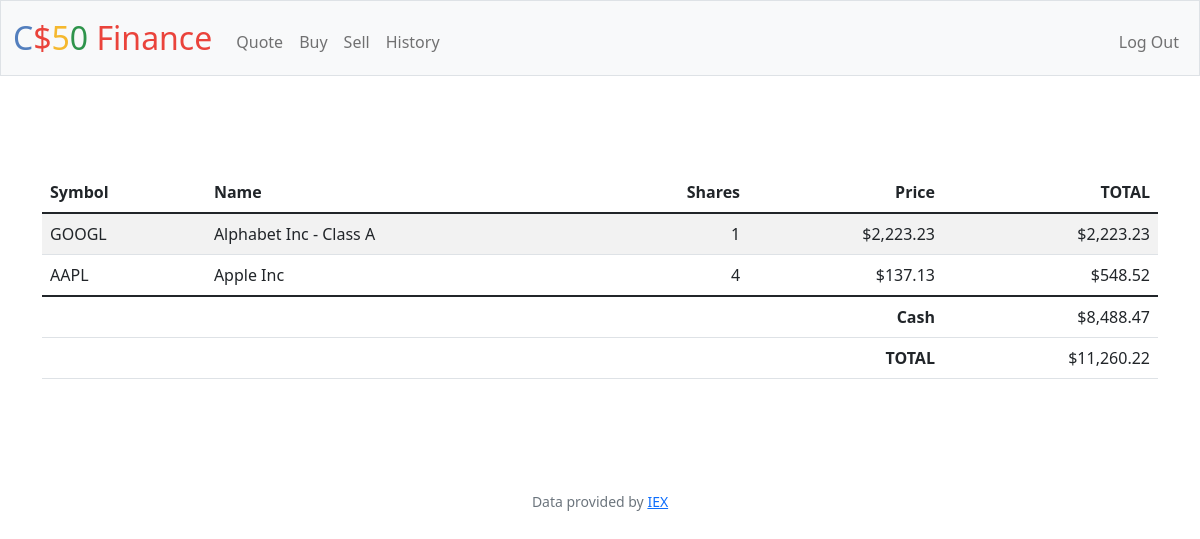
The page / (signed in) on the database its author committed.
### tables this page shows
CREATE TABLE stocks(
    id INTEGER PRIMARY KEY AUTOINCREMENT NOT NULL,
    person_id INTEGER NOT NULL,
    symbol TEXT NOT NULL UNIQUE,
    name TEXT NOT NULL,
    shares INTEGER NOT NULL,
    price NUMERIC NOT NULL,
    total_amount NUMERIC NOT NULL,
    FOREIGN KEY (person_id) REFERENCES users(id)
);

### app.py (the view)
@app.route("/")
@login_required
def index():
    stocks = db.execute(
        'SELECT stocks.symbol, stocks.name, stocks.shares, stocks.price, stocks.total_amount FROM stocks LEFT JOIN users ON stocks.person_id = users.id WHERE person_id = ?', session["user_id"])
    cash = db.execute('SELECT cash FROM users WHERE id = ?', session["user_id"])
    total = cash[0]['cash']
    for stock in stocks:
        total += stock['total_amount']
        stock['price'] = usd(stock['price'])
        stock['total_amount'] = usd(stock['total_amount'])
    formatted_cash = usd(cash[0]['cash'])
    formatted_total = usd(total)
    return render_template('index.html', stocks=stocks, cash=formatted_cash, total=formatted_total)

### app.py (called while the page is built)
@app.after_request
def after_request(response):
    response.headers["Cache-Control"] = "no-cache, no-store, must-revalidate"
    response.headers["Expires"] = 0
    response.headers["Pragma"] = "no-cache"
    return response

### helpers.py (called while the page is built)
def login_required(f):
    @wraps(f)
    def decorated_function(*args, **kwargs):
        if session.get("user_id") is None:
            return redirect("/login")
        return f(*args, **kwargs)
    return decorated_function

def usd(value):
    return f"${value:,.2f}"

### templates/index.html (shortened to what this page needs)
{% extends "layout.html" %}
{% block main %}
    <div class="container py-5 text-center">
        <table class="table table-striped">
            <thead>
                <tr>
                    <th class="text-start">Symbol</th>
                    <th class="text-start">Name</th>
                    <th class="text-end">Shares</th>
                    <th class="text-end">Price</th>
                    <th class="text-end">TOTAL</th>
                </tr>
            </thead>
            <tbody>
                {% for stock in stocks %}
                    <tr>
                        <td class="text-start">{{ stock['symbol'] }}</td>
                        <td class="text-start">{{ stock['name'] }}</td>
                        <td class="text-end">{{ stock['shares'] }}</td>
                        <td class="text-end">{{ stock['price'] }}</td>
                        <td class="text-end">{{ stock['total_amount'] }}</td>
                    </tr>
                {% endfor %}
            </tbody>
            <tfoot>
                <tr>
                    <td class="border=0 fw-bold text-end" colspan="4">Cash</td>
                    <td class="border=0 text-end">{{ cash }}</td>
                </tr>
                <tr>
                    <td class="border=0 fw-bold text-end" colspan="4">TOTAL</td>
                    <td class="border=0 w-bold text-end">{{ total }}</td>
                </tr>
            </tfoot>
        </table>
    </div>
{% endblock %}

### templates/layout.html (shortened to what this page needs)
<!DOCTYPE html>
<html lang="en">
    <head>
        <link href="https://cdn.jsdelivr.net/npm/bootstrap@5.1.3/dist/css/bootstrap.min.css" rel="stylesheet">
        <link href="/static/styles.css" rel="stylesheet">
    </head>
    <body>
        <nav class="bg-light border navbar navbar-expand-md navbar-light">
            <div class="container-fluid">
                <a class="navbar-brand" href="/"><span class="blue">C</span><span class="red">$</span><span class="yellow">5</span><span class="green">0</span> <span class="red">Finance</span></a>
                <div class="collapse navbar-collapse" id="navbar">
                    {% if session["user_id"] %}
                        <ul class="navbar-nav me-auto mt-2">
                            <li class="nav-item"><a class="nav-link" href="/quote">Quote</a></li>
                            <li class="nav-item"><a class="nav-link" href="/buy">Buy</a></li>
                            <li class="nav-item"><a class="nav-link" href="/sell">Sell</a></li>
                            <li class="nav-item"><a class="nav-link" href="/history">History</a></li>
                        </ul>
                        <ul class="navbar-nav ms-auto mt-2">
                            <li class="nav-item"><a class="nav-link" href="/logout">Log Out</a></li>
                        </ul>
                    {% else %}
                        <ul class="navbar-nav ms-auto mt-2">
                            <li class="nav-item"><a class="nav-link" href="/register">Register</a></li>
                            <li class="nav-item"><a class="nav-link" href="/login">Log In</a></li>
                        </ul>
                    {% endif %}
                </div>
            </div>
        </nav>
        <main class="container-fluid py-5 text-center">
            {% block main %}{% endblock %}
        </main>
        <footer class="mb-5 small text-center text-muted">
            Data provided by <a href="https://iexcloud.io/">IEX</a>
        </footer>
    </body>
</html>

### static/styles.css (style rules this page uses)
nav .navbar-brand { font-size: xx-large; }
nav .navbar-brand .blue { color: #537fbe; }
nav .navbar-brand .red { color: #ea433b; }
nav .navbar-brand .yellow { color: #f5b82e; }
nav .navbar-brand .green { color: #2e944b; }

### rows shown on the page
stocks: symbol "GOOGL", name "Alphabet Inc - Class A", shares "1", price "$2,223.23", total_amount "$2,223.23"
stocks: symbol "AAPL", name "Apple Inc", shares "4", price "$137.13", total_amount "$548.52"

### other values the page prints
{{ cash }} "$8,488.47"
{{ total }} "$11,260.22"
